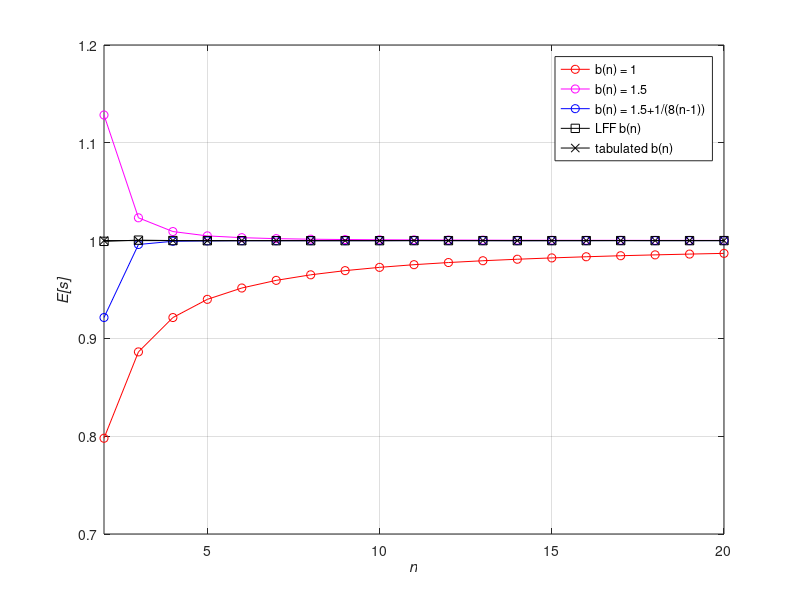
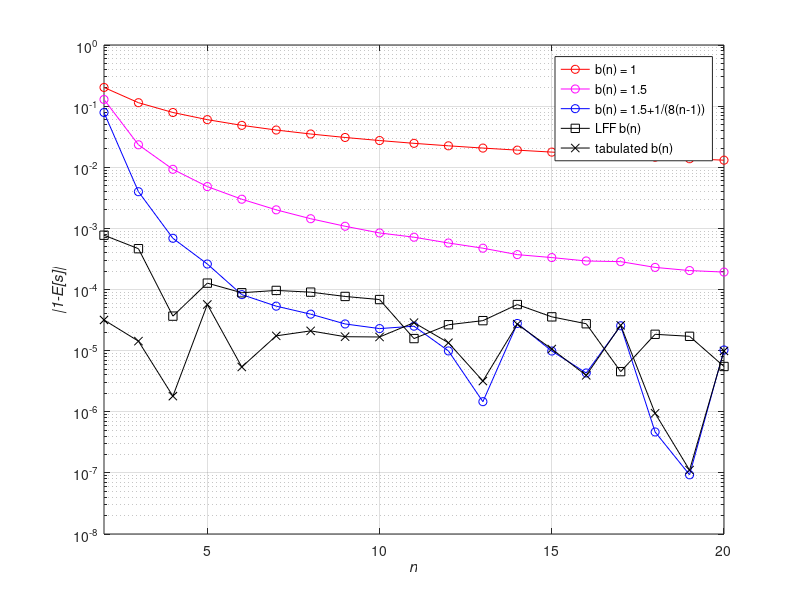

Reproduce these figures in MATLAB, in order.
clear all
clc

k = 5e6;      % number of tries
nT = 2:20;     % check points

sqr = @(x) x.*x;

targetF = @(x) sum(sqr(x-1));

load('Res_check_normal.mat');

printf('Parameters quality:\n');
printf('original:                        %1.5e\n', targetF(stdT)  );
printf('n-1:                             %1.5e\n', targetF(std1T) );
printf('n-1.5:                           %1.5e\n', targetF(std15T));
printf('n-1.5+1/(8*(n-1)):               %1.5e\n', targetF(stdVT) );
printf('n-(1.521*n-1.6415)/(1.014*n-1)): %1.5e\n', targetF(stdo1T) );
printf('n-b(n):                          %1.5e\n', targetF(stdo2T) );
printf('\n\n');


figure (1)
plot (...
      nT, std1T, '-or', ...
      nT, std15T,'-om', ...
      nT, stdVT, '-ob', ...
      nT, stdo1T,'-sk', ...
      nT, stdo2T,'-xk');
xlim([2,max(nT)]);
% ylim([0 1.1]);
grid;
xlabel('\it{n}');
ylabel('\it{E[s]}');
legend({'b(n) = 1','b(n) = 1.5','b(n) = 1.5+1/(8(n-1))','LFF b(n)','tabulated b(n)'},'Location','northeast');

figure (2)
semilogy(...
         nT, abs(std1T-1), '-or', ...
         nT, abs(std15T-1),'-om', ...
         nT, abs(stdVT-1), '-ob', ...
         nT, abs(stdo1T-1),'-sk', ...
         nT, abs(stdo2T-1),'-xk');
xlim([2,max(nT)]);
% ylim([0 1.1]);
grid;
xlabel('\it{n}');
ylabel('\it{|1-E[s]|}');
legend({'b(n) = 1','b(n) = 1.5','b(n) = 1.5+1/(8(n-1))','LFF b(n)','tabulated b(n)'},'Location','northeast');



